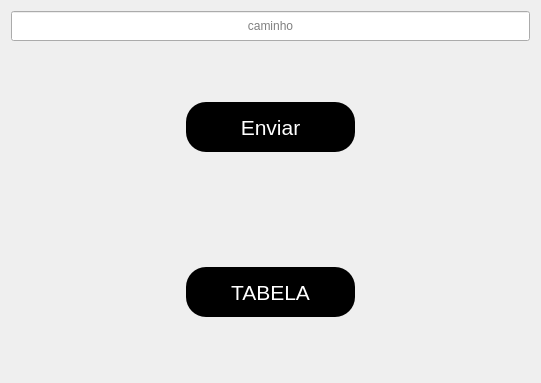
<?xml version="1.0" encoding="UTF-8"?>
<ui version="4.0">
 <class>Form</class>
 <widget class="QWidget" name="Form">
  <property name="geometry">
   <rect>
    <x>0</x>
    <y>0</y>
    <width>541</width>
    <height>383</height>
   </rect>
  </property>
  <property name="windowTitle">
   <string>Form</string>
  </property>
  <layout class="QVBoxLayout" name="verticalLayout">
   <item>
    <widget class="QLineEdit" name="txt_caminho">
     <property name="minimumSize">
      <size>
       <width>470</width>
       <height>30</height>
      </size>
     </property>
     <property name="alignment">
      <set>Qt::AlignCenter</set>
     </property>
     <property name="placeholderText">
      <string>caminho</string>
     </property>
    </widget>
   </item>
   <item>
    <layout class="QHBoxLayout" name="horizontalLayout">
     <item>
      <widget class="QLabel" name="label">
       <property name="text">
        <string/>
       </property>
      </widget>
     </item>
     <item>
      <widget class="QPushButton" name="btn_enviar_caminho">
       <property name="minimumSize">
        <size>
         <width>150</width>
         <height>50</height>
        </size>
       </property>
       <property name="font">
        <font>
         <pointsize>16</pointsize>
        </font>
       </property>
       <property name="styleSheet">
        <string notr="true">QPushButton{
	color: rgb(255, 255, 255);
	background-color: rgb(0, 0, 0);
	border-radius: 20px	
}

QPushButton:hover{
	background-color: rgb(255, 255, 255);
	color: rgb(0, 0, 0);
}
</string>
       </property>
       <property name="text">
        <string>Enviar</string>
       </property>
      </widget>
     </item>
     <item>
      <widget class="QLabel" name="label_2">
       <property name="text">
        <string/>
       </property>
      </widget>
     </item>
    </layout>
   </item>
   <item>
    <layout class="QHBoxLayout" name="horizontalLayout_2">
     <item>
      <widget class="QLabel" name="label_3">
       <property name="text">
        <string/>
       </property>
      </widget>
     </item>
     <item>
      <widget class="QPushButton" name="btn_tabela">
       <property name="minimumSize">
        <size>
         <width>150</width>
         <height>50</height>
        </size>
       </property>
       <property name="font">
        <font>
         <pointsize>16</pointsize>
        </font>
       </property>
       <property name="styleSheet">
        <string notr="true">QPushButton{
	color: rgb(255, 255, 255);
	background-color: rgb(0, 0, 0);
	border-radius: 20px	
}

QPushButton:hover{
	background-color: rgb(255, 255, 255);
	color: rgb(0, 0, 0);
}
</string>
       </property>
       <property name="text">
        <string>TABELA</string>
       </property>
      </widget>
     </item>
     <item>
      <widget class="QLabel" name="label_4">
       <property name="text">
        <string/>
       </property>
      </widget>
     </item>
    </layout>
   </item>
  </layout>
 </widget>
 <resources/>
 <connections/>
</ui>
